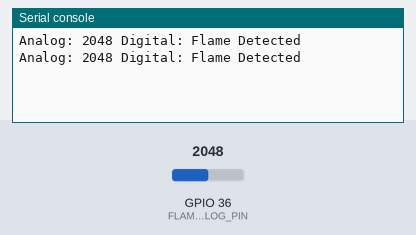
The program below on a simulated ESP32 board running MicroPython. Shown: the last lines printed to the serial console. The test bench sets the inputs (shaded band); at power-on: GPIO 36 (FLAME_SENSOR_ANALOG_PIN) = 2048 (analog values on the 0–4095 scale).

Above: at 1.2 s.
1.3 s: GPIO 36 (FLAME_SENSOR_ANALOG_PIN) set to 2866
At 2.4 s:
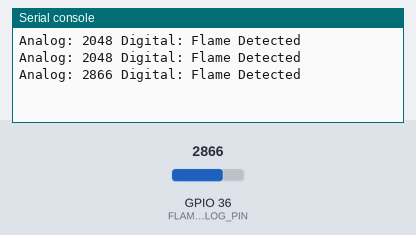
2.8 s: GPIO 36 (FLAME_SENSOR_ANALOG_PIN) set to 3603
At 3.8 s:
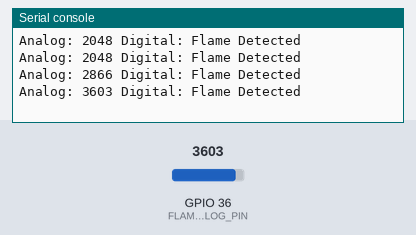
Timing chart, 0 to 5.8 s (numbered marks = the images above; inputs shaded):
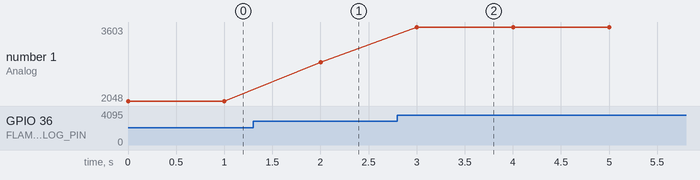

Measured:
- after the input at 1.3 s, the serial console: prints a new line after 0.70 s (image 1)
- after the input at 2.8 s, the serial console: prints a new line after 0.20 s (image 2)
- plotted number 1: 2048 → 2866 after the input at 1.3 s, 2866 → 3603 after the input at 2.8 s

The program:

KY026_Flame_Sensor.py
```python
# KY-026 Flame Sensor
import machine
import time

FLAME_SENSOR_ANALOG_PIN = machine.ADC(machine.Pin(36))
FLAME_SENSOR_ANALOG_PIN.atten(machine.ADC.ATTN_11DB)
FLAME_SENSOR_DIGITAL_PIN = machine.Pin(17, machine.Pin.IN, machine.Pin.PULL_UP)

while True:
    analog_value = FLAME_SENSOR_ANALOG_PIN.read()
    digital_value = FLAME_SENSOR_DIGITAL_PIN.value()
    print("Analog:", analog_value, "Digital:", "Flame Detected" if digital_value else "No Flame")
    time.sleep(1)
```
